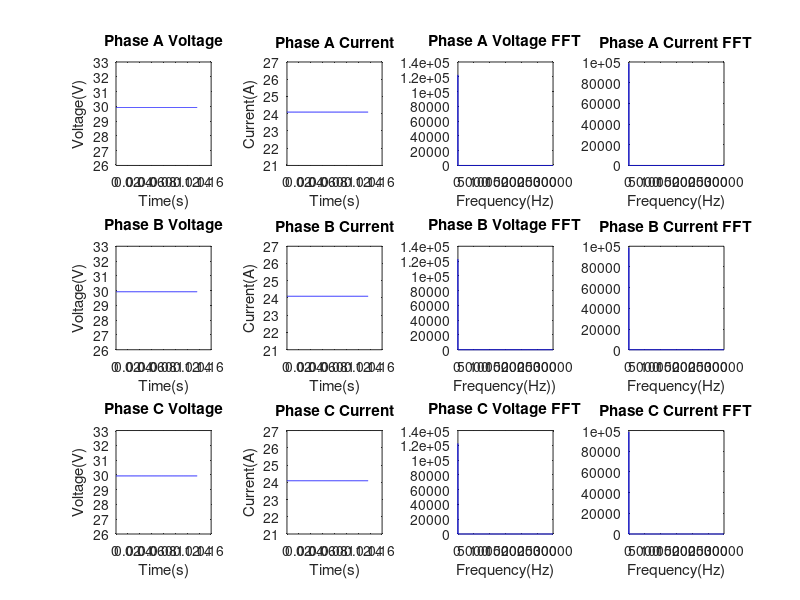

The MATLAB source for this figure:
%%%%%%%%%%%%%%%%%%%%%%%%%%%%%%%%%%%%%%%%%%%%%%%%%%%%%%%%%%%%%%%%%%
%% This MATLAB code reads voltages and currents from the load   %%
%% circuit extracted using ADCs and read and saved bu DE2-115   %%
%% FPGA, this script also computes the FFT for all read values  %%
%% Author: Ahmad Al-Astal                                       %%
%%%%%%%%%%%%%%%%%%%%%%%%%%%%%%%%%%%%%%%%%%%%%%%%%%%%%%%%%%%%%%%%%%
FilePhaseA_Voltage = fopen('PhaseA_Voltage.txt','r');
FilePhaseB_Voltage = fopen('PhaseB_Voltage.txt','r');
FilePhaseC_Voltage = fopen('PhaseC_Voltage.txt','r');

FilePhaseA_Current = fopen('PhaseA_Current.txt','r');
FilePhaseB_Current = fopen('PhaseB_Current.txt','r');
FilePhaseC_Current = fopen('PhaseC_Current.txt','r');

PhaseA_VoltageVector = fscanf(FilePhaseA_Voltage,'%d') * 0.235 - 30;
PhaseB_VoltageVector = fscanf(FilePhaseB_Voltage,'%d') * 0.235 - 30;
PhaseC_VoltageVector = fscanf(FilePhaseC_Voltage,'%d') * 0.235 - 30;
% Important Note:
    % According to LV-25P voltage sensor the primary current should be 10mA
    % so secondary 25mA and with 100ohm measuring resistance we have 2.5V
    % on secondary assuming the primary is 250V so to go to the primary we
    % multiply by 100 with this we reach 0.8% accuracy which is the maximum
    % possible accuracy for this sensor, Check datasheet for more info
    
%=========================================================================%
PhaseA_CurrentVector = fscanf(FilePhaseA_Current,'%d') * 0.189 - 24.1;
PhaseB_CurrentVector = fscanf(FilePhaseB_Current,'%d') * 0.189 - 24.1;
PhaseC_CurrentVector = fscanf(FilePhaseC_Current,'%d') * 0.189 - 24.1;
% Important Note:
    % According to LTS 25-NP current sensor and with the first connection
    % we can calculate the sensor function from the last page of the 
    % datasheet to be A = (V - 2.5) / 0.025 and that is what implemented 
    % here
    
%=========================================================================%
PhaseA_VoltageFFT = abs(fft(PhaseA_VoltageVector,4096));
PhaseB_VoltageFFT = abs(fft(PhaseB_VoltageVector,4096));
PhaseC_VoltageFFT = abs(fft(PhaseC_VoltageVector,4096));

PhaseA_CurrentFFT = abs(fft(PhaseA_CurrentVector,4096));
PhaseB_CurrentFFT = abs(fft(PhaseB_CurrentVector,4096));
PhaseC_CurrentFFT = abs(fft(PhaseC_CurrentVector,4096));

FrequencyRepresentation = 30000 * (0:4095)/4096;
TimeRepresentation = (0:4095) / 30000;
%=========================================================================%
%Phase A Voltages and Currents
subplot(3,4,1);
plot(TimeRepresentation, PhaseA_VoltageVector,'b');
xlabel('Time(s)');
ylabel('Voltage(V)');
title('Phase A Voltage');

subplot(3,4,2);
plot(TimeRepresentation, PhaseA_CurrentVector,'b');
xlabel('Time(s)');
ylabel('Current(A)');
title('Phase A Current');

subplot(3,4,3);
plot(FrequencyRepresentation, PhaseA_VoltageFFT,'b');
xlabel('Frequency(Hz)');
title('Phase A Voltage FFT');

subplot(3,4,4);
plot(FrequencyRepresentation, PhaseA_CurrentFFT,'b');
xlabel('Frequency(Hz)');
title('Phase A Current FFT');
%=========================================================================%
%Phase B Voltages and Currents
subplot(3,4,5);
plot(TimeRepresentation, PhaseB_VoltageVector,'b');
xlabel('Time(s)');
ylabel('Voltage(V)');
title('Phase B Voltage');

subplot(3,4,6);
plot(TimeRepresentation, PhaseB_CurrentVector,'b');
xlabel('Time(s)');
ylabel('Current(A)');
title('Phase B Current');

subplot(3,4,7);
plot(FrequencyRepresentation, PhaseB_VoltageFFT,'b');
xlabel('Frequency(Hz))');
title('Phase B Voltage FFT');

subplot(3,4,8);
plot(FrequencyRepresentation, PhaseB_CurrentFFT,'b');
xlabel('Frequency(Hz)');
title('Phase B Current FFT');
%=========================================================================%
subplot(3,4,9);
plot(TimeRepresentation, PhaseC_VoltageVector,'b');
xlabel('Time(s)');
ylabel('Voltage(V)');
title('Phase C Voltage');

subplot(3,4,10);
plot(TimeRepresentation, PhaseC_CurrentVector,'b');
xlabel('Time(s)');
ylabel('Current(A)');
title('Phase C Current');

subplot(3,4,11);
plot(FrequencyRepresentation, PhaseC_VoltageFFT,'b');
xlabel('Frequency(Hz)');
title('Phase C Voltage FFT');

subplot(3,4,12);
plot(FrequencyRepresentation, PhaseC_CurrentFFT,'b');
xlabel('Frequency(Hz)');
title('Phase C Current FFT');
%=========================================================================%